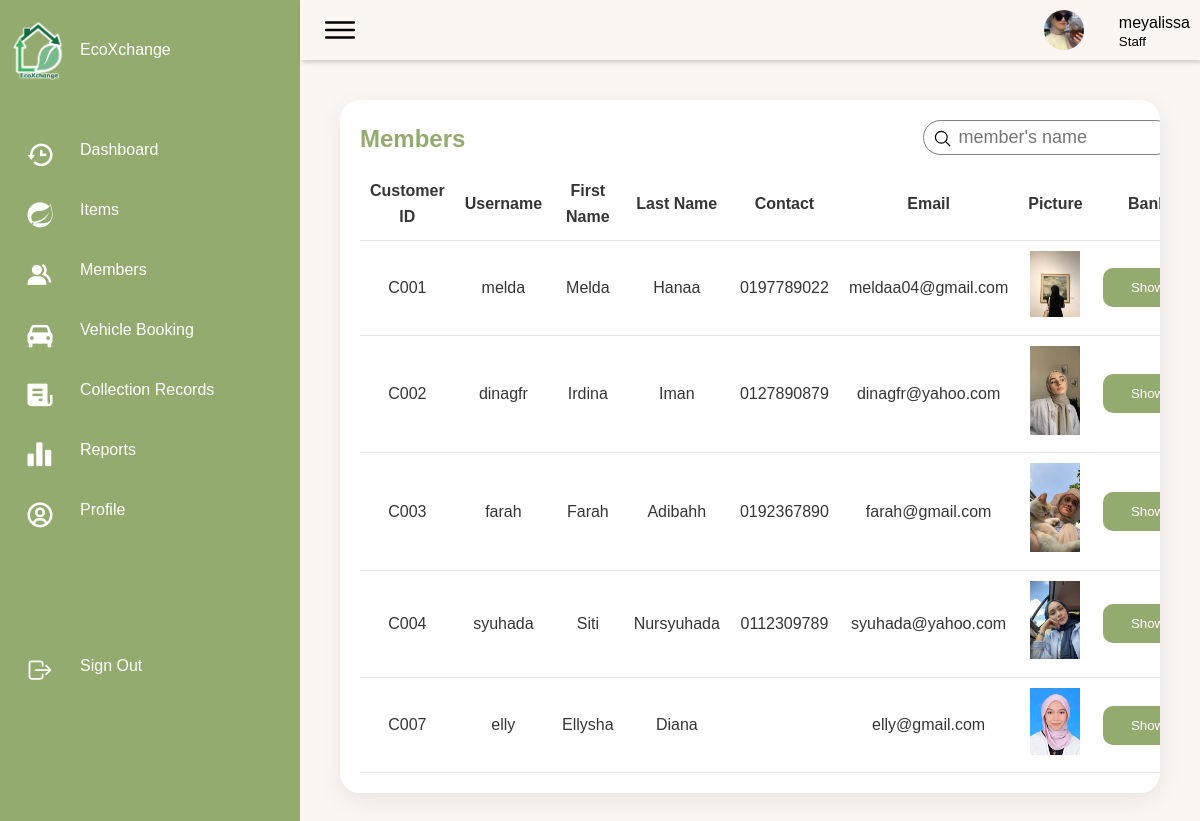
Screenshot of /EcoXchange/pages/members.php (signed in) with the database file from the repository.
### tables this page shows
CREATE TABLE `staff` (
  `staff_ID` varchar(10) NOT NULL,
  `staff_username` varchar(20) NOT NULL,
  `staff_password` varchar(200) NOT NULL,
  `staff_first_name` varchar(30) NOT NULL,
  `staff_last_name` varchar(30) NOT NULL,
  `staff_contact_no` varchar(12) NOT NULL,
  `staff_email` varchar(30) NOT NULL,
  `category` varchar(30) NOT NULL,
  `staff_pict` varchar(255) NOT NULL
);

CREATE TABLE `customer` (
  `cust_ID` varchar(10) NOT NULL,
  `cust_username` varchar(20) NOT NULL,
  `cust_password` varchar(128) NOT NULL,
  `cust_first_name` varchar(30) DEFAULT NULL,
  `cust_last_name` varchar(30) DEFAULT NULL,
  `cust_contact_no` varchar(12) DEFAULT NULL,
  `cust_email` varchar(30) NOT NULL,
  `cust_pict` varchar(255) NOT NULL,
  `bank_id` varchar(10) DEFAULT NULL
);

### EcoXchange/includes/fetchUserData.php (called while the page is built, shortened)
<?php
include("dbconn.php");
$username = $_SESSION['username'];
$role = $_SESSION['role'];
if ($role === 'Staff') {
    $sql = "SELECT * FROM staff WHERE staff_username = '$username'";
} elseif ($role === 'Customer') {
    $sql = "SELECT * FROM customer WHERE cust_username = '$username'";
} else {
    header("Location: ../pages/Login.php");
    exit();
}
$query = mysqli_query($dbconn, $sql) or die("Error: " . mysqli_error($dbconn));
$user = mysqli_fetch_assoc($query);
$name = $user["staff_username"] ?? $user["cust_username"];
$image = $user["staff_pict"] ?? $user["cust_pict"];
?>

### EcoXchange/pages/members.php (the view, shortened to what this page needs)
<?php
include('../includes/dbconn.php');
include('../includes/fetchUserData.php');
?>
<!DOCTYPE html>
<html lang="en">
<head>
    <link href="https://unpkg.com/boxicons@2.0.7/css/boxicons.min.css" rel="stylesheet" />
    <link rel="stylesheet" href="../style/members.css">
    <link rel="stylesheet" href="../style/alert.css">
</head>
<body>
    <div class="container">
        <?php include('sidebar-1.php'); ?>
        <div class="main">
            <?php include('header.php'); ?>
            <div class="content">
                <div class="details">
                    <div class="itemlist">
                        <div class="tableHeader">
                            <h2>Members</h2>
                            <div class="searchbar">
                                <label>
                                <input type="text" name="" id="search-member" placeholder="member's name" onkeyup="searchmember()">
                                <ion-icon name="search-outline"></ion-icon>
                                </label>
                            </div>
                        </div>
                        <?php
                            $sql = "SELECT * FROM customer c JOIN bank_details b ON c.bank_id = b.bank_id";
                            $query = mysqli_query($dbconn, $sql);
                            $num_rows = mysqli_num_rows($query);
                            if ($num_rows == 0) {
                                echo "No item found";
                            } else {
                                echo '<table class="table1">';
                                echo "<thead>";
                                echo "<tr>";
                                echo "<td>Customer ID</td>";
                                echo "<td>Username</td>";
                                echo "<td>First Name</td>";
                                echo "<td>Last Name</td>";
                                echo "<td>Contact</td>";
                                echo "<td>Email</td>";
                                echo "<td>Picture</td>";
                                echo "<td>Bank</td>";
                                echo "</tr>";
                                echo "</thead>";
                                echo "<tbody>";
                                while ($row = mysqli_fetch_array($query)) {
                                    echo "<tr>";
                                    echo '<td class="idcust">' . $row["cust_ID"] . "</td>";
                                    echo "<td>" . $row["cust_username"] . "</td>";
                                    echo "<td>" . $row["cust_first_name"] . "</td>";
                                    echo "<td>" . $row["cust_last_name"] . "</td>";
                                    echo "<td>" . $row["cust_contact_no"] . "</td>";
                                    echo "<td>" . $row["cust_email"] . "</td>";
                                    echo '<td><img src="' . $row['cust_pict'] . '" alt=""></td>';
                                    echo '<td><button type="button" class="btnBank" id="btnBank" data-bank-name="' . $row["bank_name"] . '" data-bank-acc-no="' . $row["bank_acc_no"] . '" data-bank-full-name="' . $row["bank_full_name"] . '">Show</button></td>';
                                    echo "</tr>";
                                }
                                echo "</tbody>";
                                echo "</table>";
                            }
                        ?>
                    </div>
                </div>
            </div>
        </div>
    </div>
</body>
</html>

### EcoXchange/pages/header.php
<div class="topbar">
    <div class="toggle">
        <ion-icon name="menu-outline"></ion-icon>
    </div>
    <div class="user">
        <img src="<?php echo $image; ?>" alt="profile picture">
        <div class="info">
            <p><?php echo $name; ?></p>
            <small><?php echo $role; ?></small>
        </div>
    </div>
</div>

### EcoXchange/style/members.css (style rules this page uses)
.btnBank { padding: 12px 0px; width: 90px; background-color: var(--primary-color); border: 0; border-radius: 10px; color: white; margin: 10px auto; cursor: pointer; }
.info { padding-left: 20px; }
tr { padding: 10px 0; }

### EcoXchange/style/items-1.css (style rules this page uses)
.content img { width:50px; }
.content { width: 100%; }
.table1 tr { background-color: white ; color: black; }
.table1 td, .table1 th { text-align: center; }
.details { position: relative; width: 100%; padding: 20px; }
.details .itemlist { position: relative; display: grid; min-height: 500px; background: var(--white-color); padding: 20px; box-shadow: 0 7px 25px rgba(0, 0, 0, 0.08); border-radius: 20px; overflow-x: auto; }
.details .tableHeader { display: flex; justify-content: space-between; align-items: flex-start; }
.tableHeader h2 { font-weight: 600; color: var(--primary-color); }
.details table { width: 100%; border-collapse: collapse; margin-top: 10px; }
.details table thead td { font-weight: 600; }
.details .itemlist table tr { color: var(--dark-color); border-bottom: 1px solid rgba(0, 0, 0, 0.1); }
.details .itemlist table tr:last-child { border-bottom: 1px solid rgba(0, 0, 0, 0.1); }
.details .itemlist table tr td { padding: 10px; }
.details .itemlist table tr td:last-child { text-align: center; }
.details .itemlist table tr td:nth-child(2) { text-align: center; }
.details .itemlist table tr td:nth-child(3) { text-align: center; }
.content { padding:20px; }

### EcoXchange/style/style.css (style rules this page uses)
:root { --background-color: #FBF6F1; --primary-color: #94AB6F; --dark-prim-color: #849B60; --secondary-color: #136B40; --white-color: #fff; --dark-color: #353535; --black-color: black; --text-grey: grey; --body-font: "Poppins", sans-serif, "Martel"; --biggest-font-size: 4.5rem; --h1-font-size: 2.5rem; --h2-font-size: 1.5rem; --h3-font-size: 1.25rem; --normal-font-size: 1rem; --small-font-size: 0.875rem; --smaller-font-size: 0.813rem; --font-medium: 400; --font-semi-bold: 600; --font-bold: 700; --mb-1: 0.5rem; --mb-2: 1rem; --mb-3: 1.5rem; --mb-4: 2rem; --mb-5: 2.5rem; --mb-6: 3rem; --z-normal: 1; --z-tooltip: 10; --z-fixed: 100; --screen-size: 80vh; --padding-size: 4rem 0 2rem; }
html { scroll-behavior: smooth; }
* { text-decoration: none; list-style: none; }
body { margin: var(--header-height) 0 0 0; font-family: var(--body-font); font-size: var(--normal-font-size); font-weight: var(--font-medium); background-color: var(--background-color); line-height: 1.6; }

### EcoXchange/style/SidebarUser.css (style rules this page uses)
* { font-family: "Ubuntu", sans-serif; margin: 0; padding: 0; box-sizing: border-box; }
body { min-height: 100vh; overflow-x: hidden; }
.container { position: relative; width: 100%; }
.main { position: absolute; width: calc(100% - 300px); left: 300px; min-height: 100vh; background: var(--background-color); transition: 0.5s; }
.topbar { width: 100%; height: 60px; display: flex; justify-content: space-between; align-items: center; padding: 0 10px; box-shadow: 2px 2px 5px rgba(0, 0, 0, 0.2); }
.toggle { position: relative; width: 60px; height: 60px; display: flex; justify-content: center; align-items: center; font-size: 2.5rem; cursor: pointer; }
.user { position: relative; display: flex; }
.user img { width: 40px; height: 40px; object-fit: cover; border-radius: 50%; cursor: pointer; }
.user .info { margin-left: 15px; height: 40px; }
.user p { margin-bottom: -8px; }
.user small { margin-top: -8px; }
.content { padding:20px; }

### EcoXchange/style/searchbar.css (style rules this page uses)
.searchbar { width: 250px; margin-right: 30px; }
.searchbar label { position: relative; width: 100%; }
.searchbar label input { width: 100%; height: 35px; border-radius: 40px; padding: 5px 20px; padding-left: 35px; font-size: 18px; outline: none; border: 1px solid var(--text-grey); }
.searchbar label ion-icon { position: absolute; top: 0; left: 10px; font-size: 1.2rem; }

### rows the page displays
staff: staff_pict (picture), staff_username "meyalissa"
customer: cust_ID "C001", cust_username "melda", cust_first_name "Melda", cust_last_name "Hanaa", cust_contact_no "0197789022", cust_email "meldaa04@gmail.com", cust_pict (picture)
customer: cust_ID "C002", cust_username "dinagfr", cust_first_name "Irdina", cust_last_name "Iman", cust_contact_no "0127890879", cust_email "dinagfr@yahoo.com", cust_pict (picture)
customer: cust_ID "C003", cust_username "farah", cust_first_name "Farah", cust_last_name "Adibahh", cust_contact_no "0192367890", cust_email "farah@gmail.com", cust_pict (picture)
customer: cust_ID "C004", cust_username "syuhada", cust_first_name "Siti", cust_last_name "Nursyuhada", cust_contact_no "0112309789", cust_email "syuhada@yahoo.com", cust_pict (picture)
customer: cust_ID "C007", cust_username "elly", cust_first_name "Ellysha", cust_last_name "Diana", cust_email "elly@gmail.com", cust_pict (picture)

### other values shown
$role "Staff"
